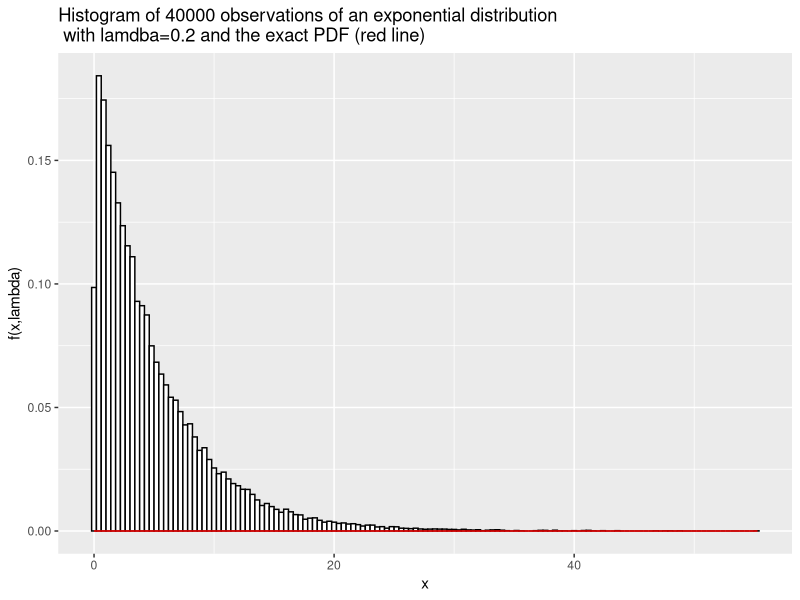
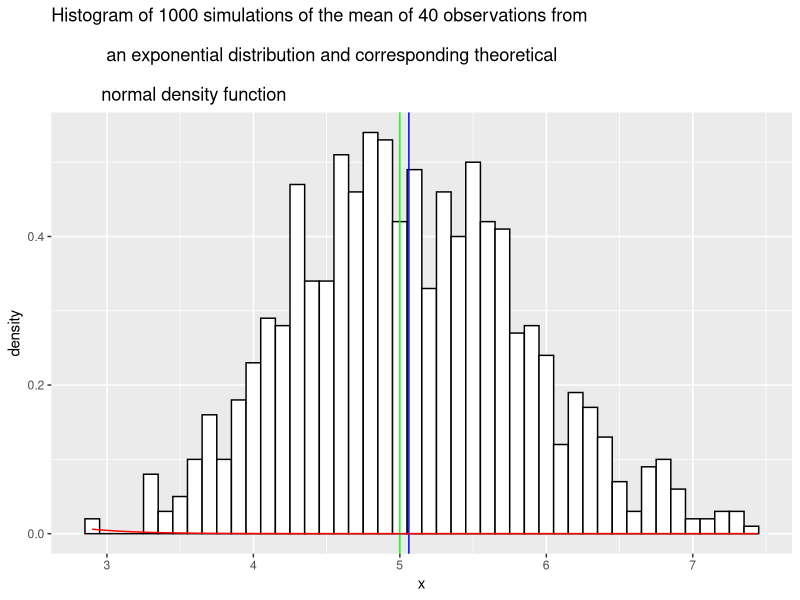
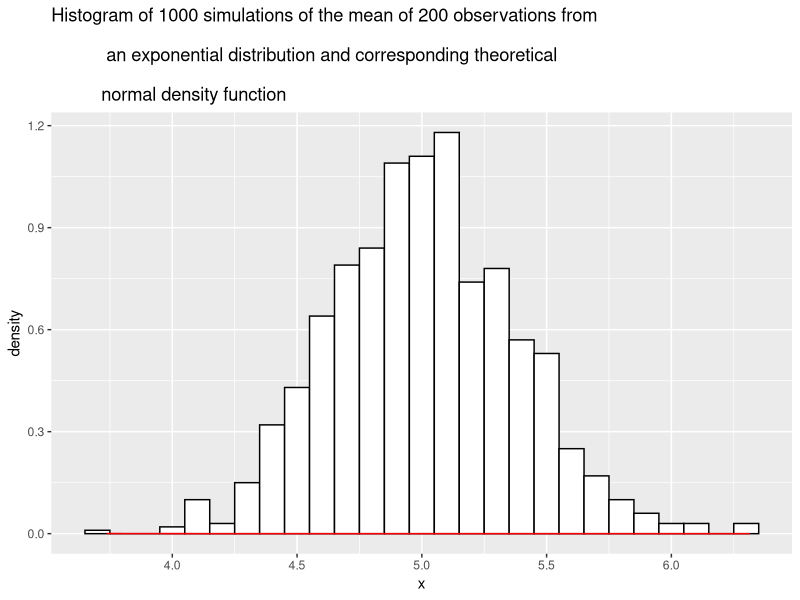

Generate these figures, in order, with R:
## ---- chunk 1
# Loading libraries
library(ggplot2)
## ---- chunk 2
numberSims <-  1000
numberexps <- 1000
numberMeans <- 40
numberMeans2 <- 200
lambda <- 0.2
mns <- NULL
exps <- NULL
for (i in 1 : numberSims) {mns <- c(mns, mean(rexp(numberMeans,lambda)))}
for (i in 1 : numberexps) {exps <- c(exps, rexp(numberMeans,lambda))}
## ---- chunk 3
expdist <- function(x, lbd = 0) {lbd * exp(-1 * lbd *x)}
expsdf <- as.data.frame(exps)
ggplot(data=expsdf, aes(x=exps)) + geom_histogram(aes(y = ..density..), colour="black", fill="white", binwidth = 0.4) +
   stat_function(fun=expdist, arg=list(lbd=lambda ), colour="red" ) +
  ggtitle("Histogram of 40000 observations of an exponential distribution \n with lamdba=0.2 and the exact PDF (red line)") + xlab("x") + ylab ("f(x,lambda)")
## ---- chunk 4
theoretical_mean <- 1/lambda
theoretical_mean
sample_mean <- mean(mns)
sample_mean
## ---- chunk 5
theoretical_variance <- 1/(lambda^2*numberMeans)
theoretical_variance
sample_variance <- var(mns)
sample_variance
## ---- chunk 6
mnsdf <- as.data.frame(mns)
ggplot(data=mnsdf, aes(x=mns)) + geom_histogram(aes(y = ..density..), 
          colour="black", fill="white", binwidth = 0.1) +
  geom_vline(xintercept = (1/lambda), colour="green") + 
  geom_vline(xintercept = mean(mns), colour="blue") +
     stat_function(fun=dnorm, arg=list(mean=1/lambda, 
    sd=sqrt(1/(lambda^2*numberMeans)) ), colour="red" ) + 
  ggtitle("Histogram of 1000 simulations of the mean of 40 observations from \n
           an exponential distribution and corresponding theoretical \n
          normal density function") + xlab("x")
## ---- chunk 7
mns2 <- NULL
for (i in 1 : numberSims) {mns2 <- c(mns2, mean(rexp(numberMeans2,lambda)))}
mnsdf2 <- as.data.frame(mns2)
ggplot(data=mnsdf2, aes(x=mns2)) + geom_histogram(aes(y = ..density..), 
      colour="black", fill="white", binwidth = 0.1) +
  stat_function(fun=dnorm, arg=list(mean=1/lambda, sd=sqrt(1/(lambda^2*numberMeans2)) ), 
                colour="red" )  + 
  ggtitle("Histogram of 1000 simulations of the mean of 200 observations from \n
           an exponential distribution and corresponding theoretical \n
          normal density function") + xlab("x")
## ---- chunk 8
c(1/lambda,mean(mns2))
c(1/(lambda^2*numberMeans2), var(mns2))
